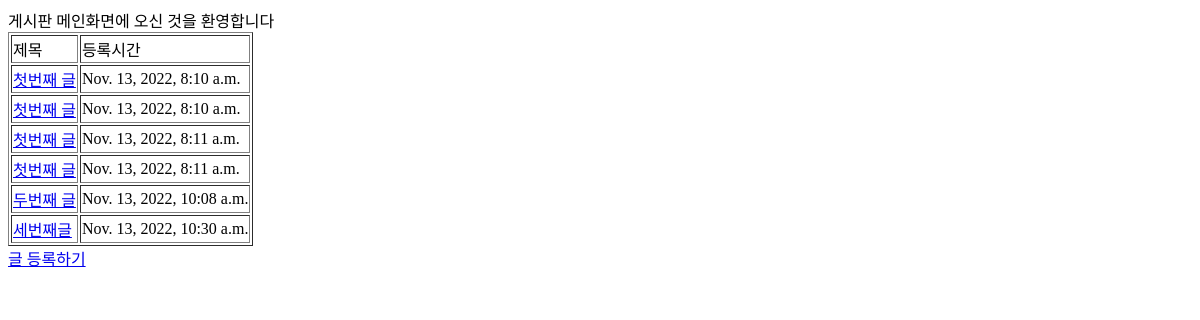
Before: /main/ with the older database file.
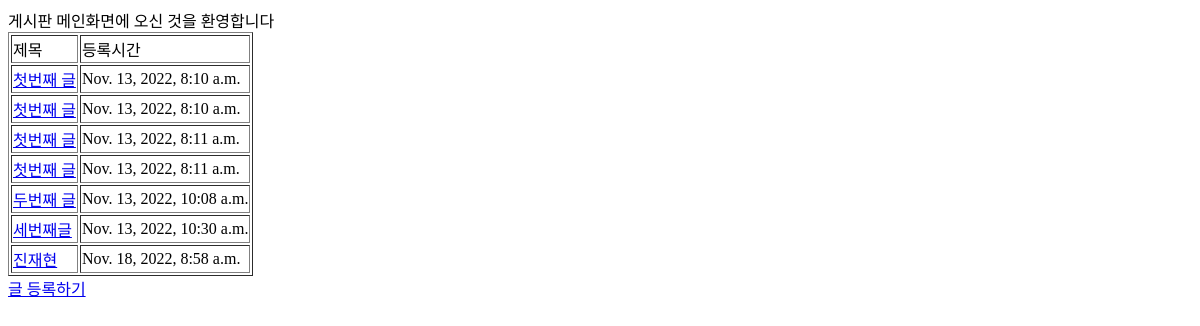
After: the same page with the newer database file.
### board/models.py (models this page shows)
class Board(models.Model):
    title = models.CharField(max_length=20,verbose_name= '공모전 이름& 구인인원')
    content = models.TextField(verbose_name='카카오톡 오픈 채팅방 url')
    user=models.ForeignKey('users.Member',on_delete=models.CASCADE,verbose_name='글 작성자')
    createdDate=models.DateTimeField(auto_now_add=True)
    updatedDate=models.DateTimeField(auto_now=True)

### board/views.py (the view, shortened to what this page needs)
# urls.py: path('main/',views.main,name='main'),
def main(request):
    boardList= Board.objects.all()
    return render(request,'main.html',{'boardList':boardList})

### board/templates/main.html (shortened to what this page needs)
<!DOCTYPE html>
<html lang="en">
<head>
</head>
<body>
    게시판 메인화면에 오신 것을 환영합니다
    <table border="1">
        <tr>
            <td>제목</td>
            <td>등록시간</td>
        </tr>
    {%for item in boardList%}
    <tr>
        <td><a href="{%url 'board:detail' boardid=item.id%}">{{item.title}}</a></td>
        <td>{{item.createdDate}}</td>
    {% endfor %}
    </table>
    <a href="{%url 'board:write'%}">글 등록하기</a>
</body>
</html>

Changed rows visible on the page:
added Board: title "진재현", createdDate "Nov. 18, 2022, 8:58 a.m."
